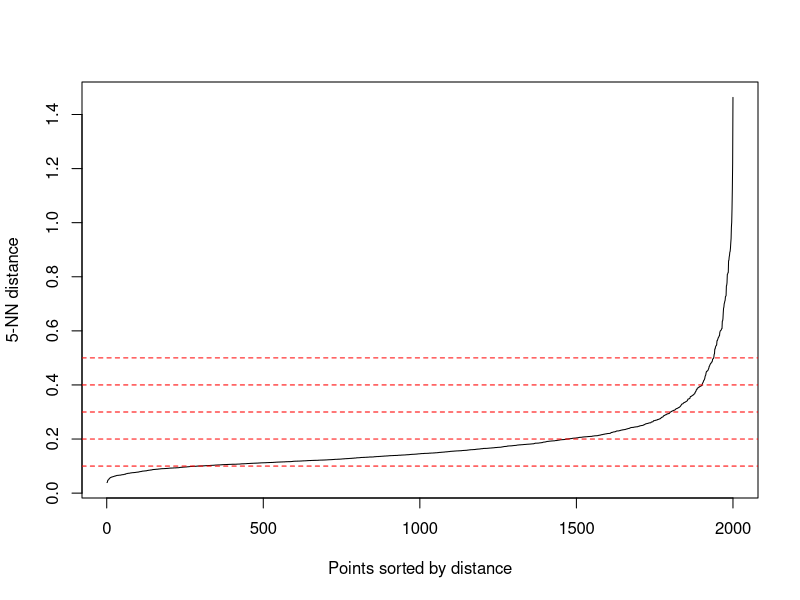
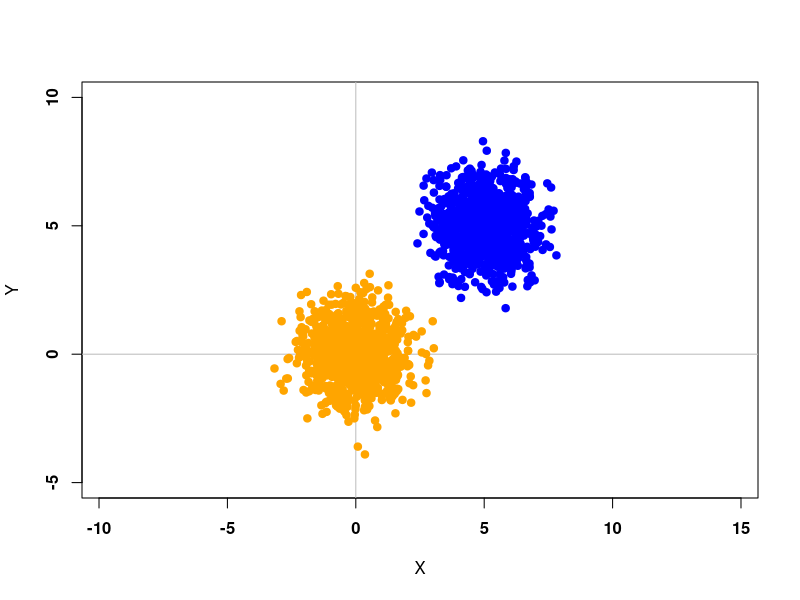

These charts were generated, in order, by the following R code: (Note: this script raises an error after producing the figures.)
# Test

library(readr)
library(tidyverse)
library(dbscan)

###################################################################################
# Plot some data for C++ project

library(MASS)

S <- matrix(c(1,0,0,1),2,2)
mt1 <- c(5,5)
mt2 <- c(0,0)
n1 <- 1000
n2 <- 1000
n <- n1 + n2

X1 <- mvrnorm(n1, mt1, S)
X2 <- mvrnorm(n2, mt2, S)

DATA_Cpp <- rbind(X1, X2)
kNN1 <- kNNdistplot(DATA_Cpp, k = 5)
abline(h=.1, col = "red", lty=2)
abline(h=.2, col = "red", lty=2)
abline(h=.3, col = "red", lty=2)
abline(h=.4, col = "red", lty=2)
abline(h=.5, col = "red", lty=2)

# Write to CSV
write.csv(DATA_Cpp, "DataCpp-2D-1000.csv")


plot(X1, ylim = c(-5,10), xlim = c(-5,10), pch = 19, col = "blue", xlab = "X", ylab = "Y", font = 2, asp = 1)
abline(v = 0, h = 0, col = "gray")
points(X2, pch = 19, col = "orange")


### Visualization

Data_Cluster <- as.data.frame(read.table("Clustered_Test.csv", header=FALSE,sep=","))

Data_Cluster <- as.data.frame(read.table("Clustered-2D-2000-Eps-0-3_N-5_Rand-0-2.csv", header=FALSE,sep=","))
Data_Cluster <- as.data.frame(read.table("Data_Clustered_S.csv", header=FALSE,sep=","))
Data_Cluster <- as.data.frame(read.table("DataCpp.csv", header=FALSE,sep=","))
#Data_Cluster <- as.data.frame(read.table("D:/Programming/Data-Mining-EiTI---DBSCAN-VP-TREE-C-/Data_Cluster.csv", header=FALSE,sep=","))

cluster <- as.factor(Data_Cluster[,3])
cluster2 <- as.factor(Data_Cluster[,4])

library(ggplot2)
library(ggforce)
#sp <- ggplot(Data_Cluster[,1:2], aes(x=V1, y=V2, colour = cluster, size = cluster)) + geom_point() + geom_point(size = 50, pch = 1) + coord_cartesian(xlim =c(-1, 8), ylim = c(-1, 8))

sp <- ggplot(Data_Cluster[,1:2], aes(x=V1, y=V2, colour = cluster)) + geom_point() + scale_x_continuous() + scale_y_continuous() #+ theme(aspect.ratio = 1)
sp <- sp + coord_fixed(ratio = 1)
sp <- sp + geom_point(size=10, pch=1) #+ coord_cartesian(xlim = c(0,4), ylim = c(0,4))
#sp <- sp + geom_point(aes(x=Data_Cluster[63,1], y=Data_Cluster[63,2], colour = 'black'))
show(sp)

P_tab = c(0,2,10,15,16,18,19,22,23,24,30,34,45,59,61,63,64,79,86,94,97,100,102,107)
for (zz in 1:length(P_tab)){
  kappa = P_tab[zz]
  sp <- sp + geom_point(aes(x=Data_Cluster[P_tab[zz],1], y=Data_Cluster[P_tab[zz],2], colour = 'yellow'))
  sp <- sp + geom_point(size=10, pch=1)
}


x <- c(0,1,5)
y <- c(0,1,3)
kappa <- as.data.frame(x)
kappa <- cbind(kappa,y)
sp1 <- ggplot(kappa, aes(x=x, y=y)) + geom_point() + coord_fixed(ratio = 1) + geom_circle(aes(x0=x, y0=y, r= 10), data= kappa)
show(sp1)

  # cols <- c((-1)='red',1='blue',2='green',3='yellow');
# plot(Data_Cluster[,1:2], xlim=c(0,8), ylim=c(0,8),col=cols[Data_Cluster[3]])
#show(3^10)


# 
# forestfires <- read_csv("forestfires.csv")
# View(forestfires)
# 
# 
# #forestfires$ISI <- forestfires$ISI[which.max(forestfires$ISI < 30.0)]
# plot(forestfires$ISI, forestfires$temp, xlim=c(0,26))

# Live <- read_csv("Live.csv")
# View(Live)
# plot(Live$num_comments, Live$num_likes)


# ### Cambridge data
# Cambridge_Crime_Data_2009_2016 <- read_csv("Cambridge Crime Data 2009-2016.csv")
# #View(Cambridge_Crime_Data_2009_2016)
# 
# Cambridge_Crime_Data_2009_2016$Crime <- as.numeric(factor(Cambridge_Crime_Data_2009_2016$Crime))
# Cambridge_Crime_Data_2009_2016$`Crime Date Time` <- as.numeric(factor(Cambridge_Crime_Data_2009_2016$`Crime Date Time`))
# plot(Cambridge_Crime_Data_2009_2016$Crime, Cambridge_Crime_Data_2009_2016$`Crime Date Time`)
# 

# ## Example 1: use dbscan on the iris data set
# data(iris)
# iris <- as.matrix(iris[,1:4])
# ## find suitable eps parameter using a k-NN plot for k = dim + 1
# ## Look for the knee!
# kNNdistplot(iris, k = 5)
# abline(h=.5, col = "red", lty=2)
# res <- dbscan(iris, eps = .5, minPts = 5)
# show(res)
# 
# plot(iris[,1], iris[,3])
